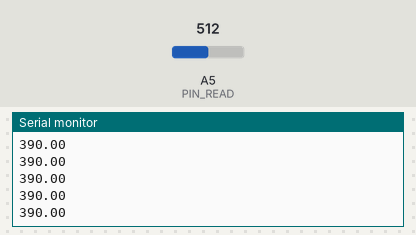
A sketch run on a simulated Arduino Uno, built with avr-gcc and run on an emulated ATmega328P. Shown: the last lines printed to the serial monitor. The test bench sets the inputs (shaded band); at power-on: A5 (PIN_READ) = 512.

Above: at 1.2 s.
1.3 s: A5 (PIN_READ) set to 716
At 2.2 s:
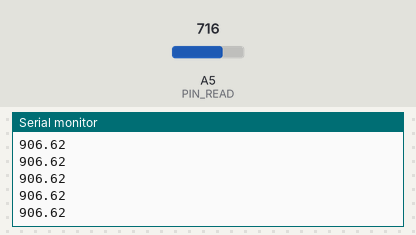
2.8 s: A5 (PIN_READ) set to 900
At 3.6 s:
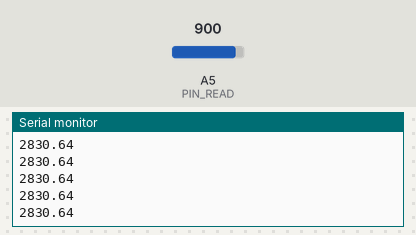
Timing chart, 0 to 5.8 s (numbered marks = the images above; inputs shaded):
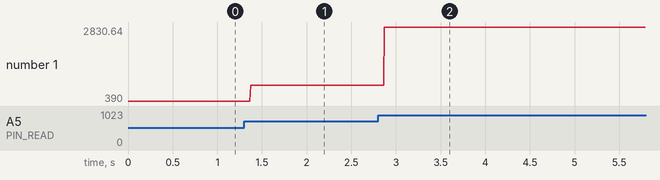

Measured:
- after the input at 1.3 s, the serial monitor: prints a new line after 0.07 s (image 1)
- after the input at 2.8 s, the serial monitor: prints a new line after 0.07 s (image 2)
- plotted number 1: 390 → 906.62 after the input at 1.3 s, 906.62 → 2830.64 after the input at 2.8 s

The sketch:

skin_resistance_nov15a.ino
```cpp
#define PIN_READ A5
#define RESISTOR_1 390 // Resistance in kOhms
#define V_IN 3.3 // Voltage in Volts

double val;
double voltage; // Volts
double skinResist; // kOhms

void setup() {
  // put your setup code here, to run once:
  pinMode(PIN_READ, INPUT);
  Serial.begin(9600);
}

void loop() {
  // put your main code here, to run repeatedly:
  val = analogRead(PIN_READ);
  voltage = val * (3.3/1024);
  skinResist = RESISTOR_1 / (V_IN/voltage - 1);

  Serial.println(skinResist);
}
```
